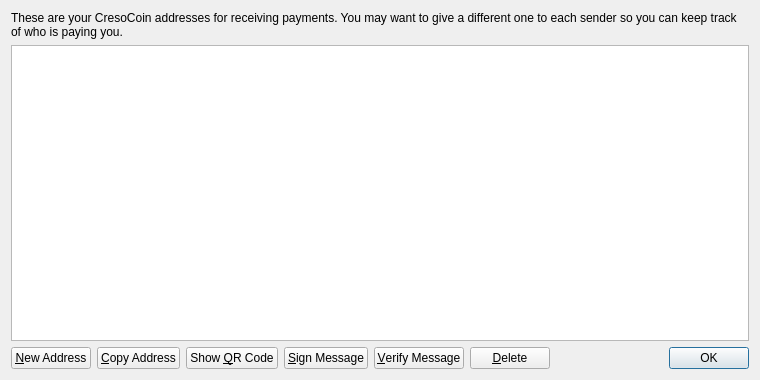
<?xml version="1.0" encoding="UTF-8"?>
<ui version="4.0">
 <class>AddressBookPage</class>
 <widget class="QWidget" name="AddressBookPage">
  <property name="geometry">
   <rect>
    <x>0</x>
    <y>0</y>
    <width>760</width>
    <height>380</height>
   </rect>
  </property>
  <property name="windowTitle">
   <string>Address Book</string>
  </property>
  <layout class="QVBoxLayout" name="verticalLayout">
   <item>
    <widget class="QLabel" name="labelExplanation">
     <property name="text">
      <string>These are your CresoCoin addresses for receiving payments. You may want to give a different one to each sender so you can keep track of who is paying you.</string>
     </property>
     <property name="textFormat">
      <enum>Qt::PlainText</enum>
     </property>
     <property name="wordWrap">
      <bool>true</bool>
     </property>
    </widget>
   </item>
   <item>
    <widget class="QTableView" name="tableView">
     <property name="contextMenuPolicy">
      <enum>Qt::CustomContextMenu</enum>
     </property>
     <property name="toolTip">
      <string>Double-click to edit address or label</string>
     </property>
     <property name="tabKeyNavigation">
      <bool>false</bool>
     </property>
     <property name="alternatingRowColors">
      <bool>true</bool>
     </property>
     <property name="selectionMode">
      <enum>QAbstractItemView::SingleSelection</enum>
     </property>
     <property name="selectionBehavior">
      <enum>QAbstractItemView::SelectRows</enum>
     </property>
     <property name="sortingEnabled">
      <bool>true</bool>
     </property>
     <attribute name="verticalHeaderVisible">
      <bool>false</bool>
     </attribute>
    </widget>
   </item>
   <item>
    <layout class="QHBoxLayout" name="horizontalLayout">
     <item>
      <widget class="QPushButton" name="newAddressButton">
       <property name="toolTip">
        <string>Create a new address</string>
       </property>
       <property name="text">
        <string>&amp;New Address</string>
       </property>
       <property name="icon">
        <iconset resource="../bitcoin.qrc">
         <normaloff>:/icons/add</normaloff>:/icons/add</iconset>
       </property>
      </widget>
     </item>
     <item>
      <widget class="QPushButton" name="copyToClipboard">
       <property name="toolTip">
        <string>Copy the currently selected address to the system clipboard</string>
       </property>
       <property name="text">
        <string>&amp;Copy Address</string>
       </property>
       <property name="icon">
        <iconset resource="../bitcoin.qrc">
         <normaloff>:/icons/editcopy</normaloff>:/icons/editcopy</iconset>
       </property>
      </widget>
     </item>
     <item>
      <widget class="QPushButton" name="showQRCode">
       <property name="text">
        <string>Show &amp;QR Code</string>
       </property>
       <property name="icon">
        <iconset resource="../bitcoin.qrc">
         <normaloff>:/icons/qrcode</normaloff>:/icons/qrcode</iconset>
       </property>
      </widget>
     </item>
     <item>
      <widget class="QPushButton" name="signMessage">
       <property name="toolTip">
        <string>Sign a message to prove you own a Bitcoin address</string>
       </property>
       <property name="text">
        <string>&amp;Sign Message</string>
       </property>
       <property name="icon">
        <iconset resource="../bitcoin.qrc">
         <normaloff>:/icons/edit</normaloff>:/icons/edit</iconset>
       </property>
      </widget>
     </item>
     <item>
      <widget class="QPushButton" name="verifyMessage">
       <property name="toolTip">
        <string>Verify a message to ensure it was signed with a specified Bitcoin address</string>
       </property>
       <property name="text">
        <string>&amp;Verify Message</string>
       </property>
       <property name="icon">
        <iconset resource="../bitcoin.qrc">
         <normaloff>:/icons/transaction_0</normaloff>:/icons/transaction_0</iconset>
       </property>
      </widget>
     </item>
     <item>
      <widget class="QPushButton" name="deleteButton">
       <property name="toolTip">
        <string>Delete the currently selected address from the list. Only sending addresses can be deleted.</string>
       </property>
       <property name="text">
        <string>&amp;Delete</string>
       </property>
       <property name="icon">
        <iconset resource="../bitcoin.qrc">
         <normaloff>:/icons/remove</normaloff>:/icons/remove</iconset>
       </property>
      </widget>
     </item>
     <item>
      <spacer name="horizontalSpacer">
       <property name="orientation">
        <enum>Qt::Horizontal</enum>
       </property>
       <property name="sizeHint" stdset="0">
        <size>
         <width>40</width>
         <height>20</height>
        </size>
       </property>
      </spacer>
     </item>
     <item>
      <widget class="QDialogButtonBox" name="buttonBox">
       <property name="sizePolicy">
        <sizepolicy hsizetype="Maximum" vsizetype="Fixed">
         <horstretch>0</horstretch>
         <verstretch>0</verstretch>
        </sizepolicy>
       </property>
       <property name="standardButtons">
        <set>QDialogButtonBox::Ok</set>
       </property>
      </widget>
     </item>
    </layout>
   </item>
  </layout>
 </widget>
 <resources>
  <include location="../bitcoin.qrc"/>
 </resources>
 <connections/>
</ui>
